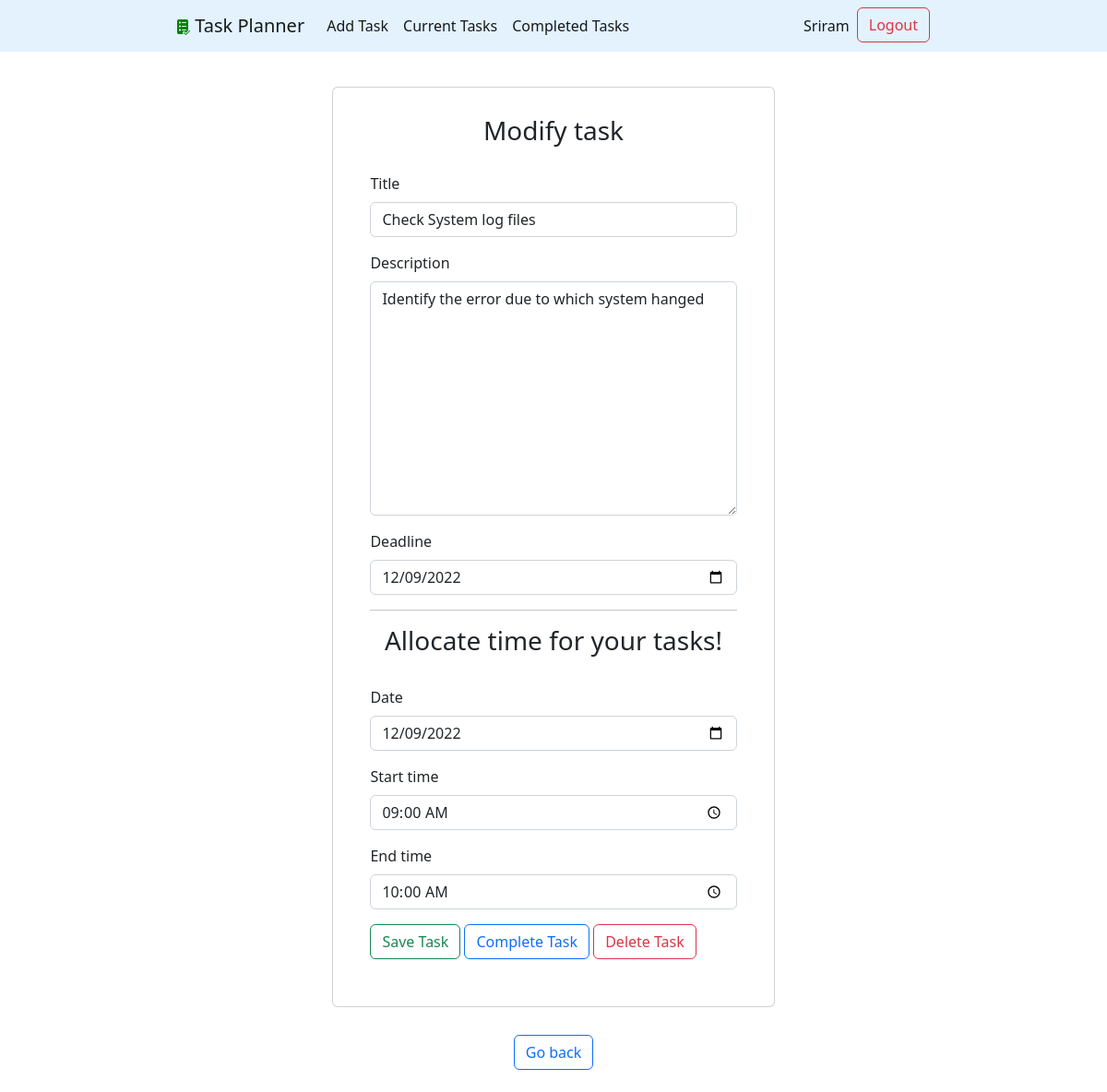
The page /task/21 (signed in) on the database as committed earlier.
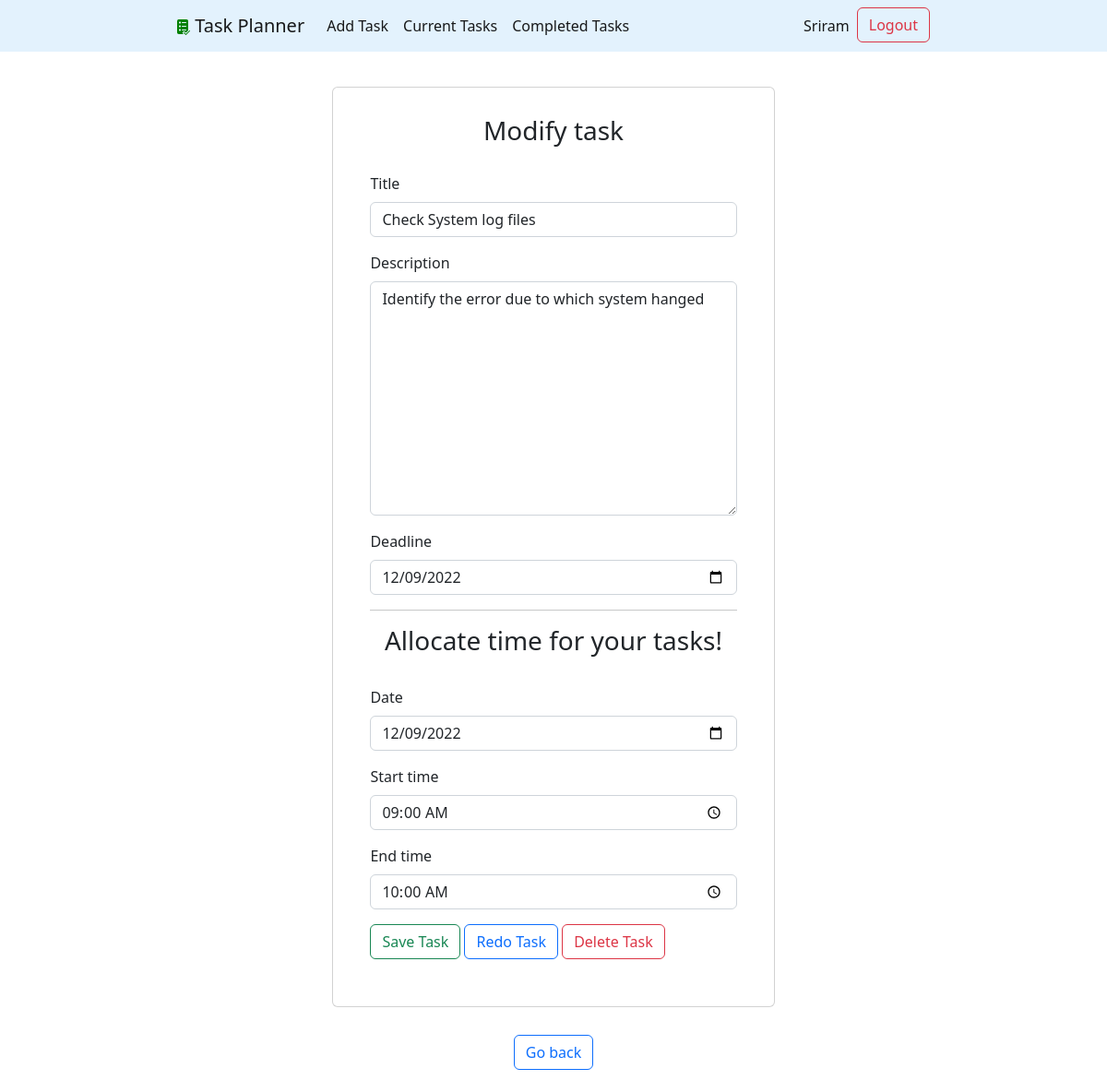
The same page on the database as committed later.
### taskplanner/views.py (the view, shortened to what this page needs)
# urls.py: path('task/<int:task_pk>', views.viewtask, name='viewtask'),
@login_required
def viewtask(request, task_pk):
    task = get_object_or_404(Task,pk=task_pk, user = request.user)
    data = {'task':task,'form': TaskForm(task)}
    if request.method == 'GET':
        form = TaskForm(instance=task)
        data['form'] = form
        return render(request, 'taskplanner/task.html', data)

### taskplanner/forms.py
class TaskForm(ModelForm):
    deadline = forms.DateField(widget=forms.TextInput(attrs={'type':'date'}))
    do_date = forms.DateField(widget=forms.TextInput(attrs={'type':'date'}))
    start_time = forms.TimeField(widget=forms.TextInput(attrs={'type':'time'}))
    end_time = forms.TimeField(widget=forms.TextInput(attrs={'type':'time'}))
    class Meta:
        model = Task
        fields = ['title','description','deadline','do_date','start_time','end_time']
    def __init__(self,*args, **kwargs):
        super().__init__(*args, **kwargs)
        for field in self.fields:
            data = {
                "class": "form-control"
            }
            self.fields[str(field)].widget.attrs.update(
                data
            )

### taskplanner/templates/taskplanner/task.html (shortened to what this page needs)
{% extends 'taskplanner/base.html'%}
{% block content %}
    <div class="card task">
        <h3 class="text-center">Modify task</h3>
        <form action="" method="post" class="task">
            {% for field in form %}
                {% if field.label == 'Do date' %}
                    <hr>
                    <h3 class="text-center"> Allocate time for your tasks!</h3>
                    <br>
                    <div class="mb-3">
                        <label class="form-label">Date</label>
                        {{field}}</div>
                {% else %}
                <div class="mb-3">
                    <label class="form-label">{{field.label}}</label>
                    {{field}}</div>
                {% endif %}
            {% endfor %}
        <button type="submit" class="btn btn-outline-success"> Save Task</button>
        {% if task.completed is not True %}
        <button type="button" class="btn btn-outline-primary" onclick="$('#complete').click()">Complete Task</button>
        {% else %}
        <button type="button" class="btn btn-outline-primary" onclick="$('#complete').click()">Redo Task </button>
        {% endif %}
        <button type="button" class="btn btn-outline-danger" onclick="$('#delete').click()">Delete Task </button>
        </form>
    </div>
<a href="{% url 'home' %}" class="btn btn-outline-primary"> Go back </a>
<br>
{% endblock %}

Rows that differ between the two databases and show on the page:
changed Task "Check System log files": completed False → True (drawn)
Other text that changed with them:
text no longer shown: "Complete Task"
text now shown: "Redo Task"
